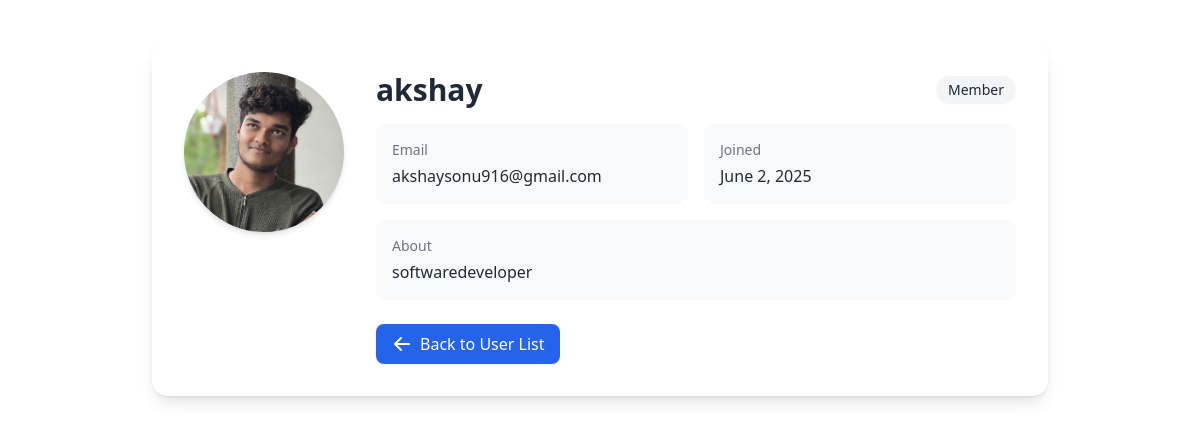
The page /admin_users/1/profile/ on the database as committed earlier.
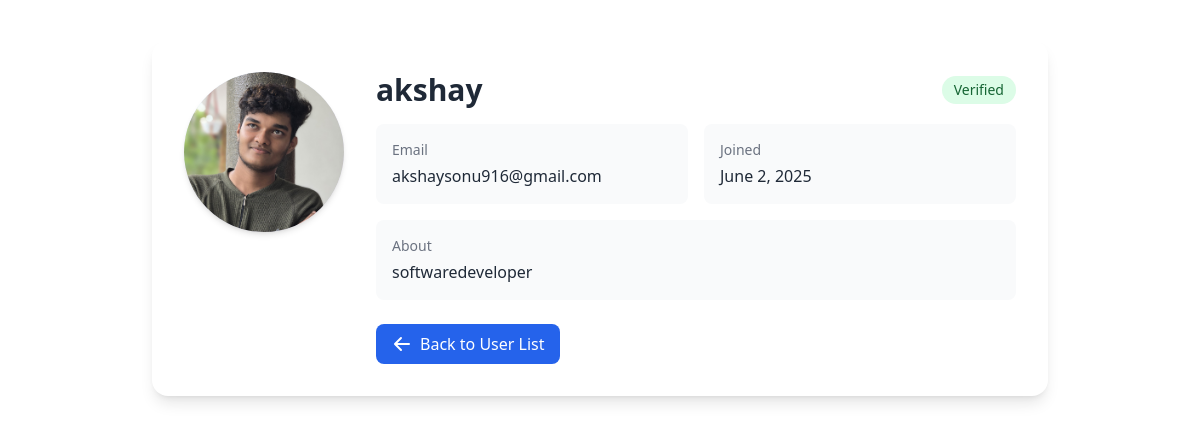
The same page on the database as committed later.
### myapp/views.py (the view)
# urls.py: path('admin_users/<int:user_id>/profile/', views.admin_user_profile, name='admin_user_profile'),
def admin_user_profile(request, user_id):
    user = get_object_or_404(CustomUser, id=user_id)
    return render(request, 'admin_user_profile.html', {'user': user})

### templates/admin_user_profile.html (shortened to what this page needs)
<!DOCTYPE html>
<html lang="en">
<head>
    <script src="https://cdn.tailwindcss.com"></script>
</head>
<body>
{% block content %}
<div class="max-w-4xl mx-auto mt-10 p-8 bg-white rounded-2xl shadow-lg">
    <div class="flex flex-col md:flex-row gap-8">
        <div class="flex-shrink-0">
            <div class="w-40 h-40 rounded-full bg-gradient-to-br from-blue-100 to-purple-100 flex items-center justify-center shadow-md">
                {% if user.profile_picture %}
                    <img src="{{ user.profile_picture.url }}" alt="{{ user.username }}" class="w-full h-full rounded-full object-cover">
                {% else %}
                    <span class="text-5xl font-bold text-gray-500">{{ user.username|first|upper }}</span>
                {% endif %}
            </div>
        </div>
        <div class="flex-grow">
            <div class="flex items-center justify-between mb-4">
                <h2 class="text-3xl font-bold text-gray-800">{{ user.username }}</h2>
                <span class="px-3 py-1 rounded-full text-sm font-medium
                    {% if user.is_suspended %}bg-red-100 text-red-800
                    {% elif user.is_verified %}bg-green-100 text-green-800
                    {% else %}bg-gray-100 text-gray-800{% endif %}">
                    {% if user.is_suspended %}Suspended
                    {% elif user.is_verified %}Verified
                    {% else %}Member{% endif %}
                </span>
            </div>
            <div class="grid grid-cols-1 md:grid-cols-2 gap-4 mb-6">
                <div class="bg-gray-50 p-4 rounded-lg">
                    <p class="text-sm text-gray-500 mb-1">Email</p>
                    <p class="font-medium text-gray-800">{{ user.email }}</p>
                </div>
                <div class="bg-gray-50 p-4 rounded-lg">
                    <p class="text-sm text-gray-500 mb-1">Joined</p>
                    <p class="font-medium text-gray-800">{{ user.date_joined|date:"F j, Y" }}</p>
                </div>
                {% if user.bio %}
                <div class="bg-gray-50 p-4 rounded-lg md:col-span-2">
                    <p class="text-sm text-gray-500 mb-1">About</p>
                    <p class="font-medium text-gray-800">{{ user.bio }}</p>
                </div>
                {% endif %}
            </div>
            <div class="mt-6">
                <a href="{% url 'admin_user_list' %}" class="inline-flex items-center px-4 py-2 bg-blue-600 text-white rounded-lg hover:bg-blue-700 transition-colors">
                    <svg xmlns="http://www.w3.org/2000/svg" class="h-5 w-5 mr-2" viewBox="0 0 20 20" fill="currentColor">
                        <path fill-rule="evenodd" d="M9.707 16.707a1 1 0 01-1.414 0l-6-6a1 1 0 010-1.414l6-6a1 1 0 011.414 1.414L5.414 9H17a1 1 0 110 2H5.414l4.293 4.293a1 1 0 010 1.414z" clip-rule="evenodd" />
                    </svg>
                    Back to User List
                </a>
            </div>
        </div>
    </div>
</div>
{% endblock %}
</body>
</html>

Rows that differ between the two databases and show on the page:
changed CustomUser "akshay": is_verified False → True (drawn)
Other text that changed with them:
text no longer shown: "Member"
text now shown: "Verified"
